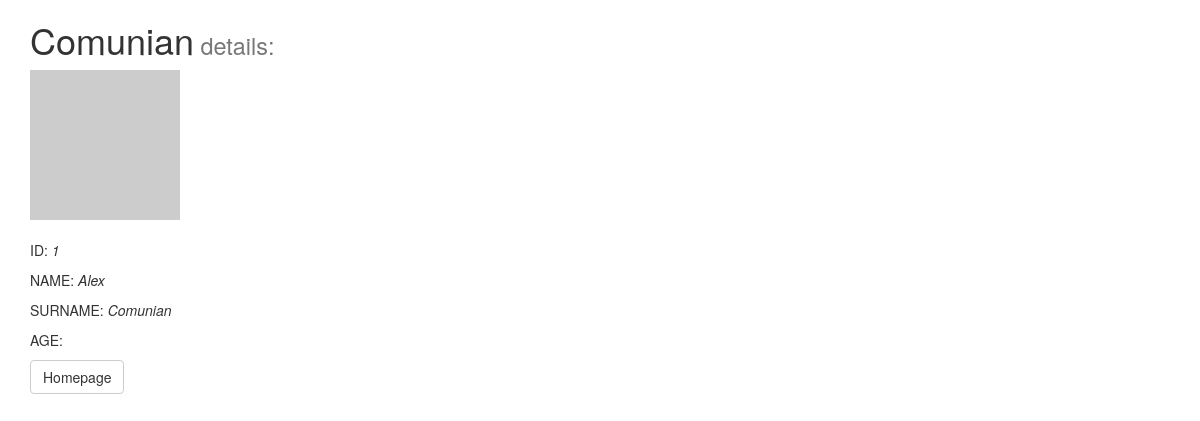
/school/teacher/1/info/, run on the app's committed database.
### bookmarks/models.py (models this page shows, shortened)
class Teacher(models.Model):
    name_teacher = models.CharField(max_length=50)
    surname_teacher = models.CharField(max_length=50)
    school_teacher = models.CharField(max_length=50)
    age_teacher = models.IntegerField()

### bookmarks/views.py (the view)
# urls.py: url(r'^teacher/(?P<teacher_id>[0-9]+)/info/$', views.teacher_info, name='teacher_info'),
def teacher_info(request, teacher_id):
    teacher = get_object_or_404(Teacher, pk=teacher_id)
    return render(request, 'bookmarks/teacher_info.html', {'teacher': teacher})

### bookmarks/templates/bookmarks/teacher_info.html (shortened to what this page needs)
<!DOCTYPE html>
<html lang="en">
<head>
    <link rel="stylesheet" href="https://maxcdn.bootstrapcdn.com/bootstrap/3.3.7/css/bootstrap.min.css"
>
</head>
<body>
<div class="container">
    <h1>{{ teacher.surname_teacher}}<small> details:</small></h1>
    <img src="https://placehold.it/150x150"><br /><br />
    <p>ID: <i>{{ teacher.id}}</i></p>
    <p>NAME: <i>{{ teacher.name_teacher}}</i></p>
    <p>SURNAME: <i>{{ teacher.surname_teacher}}</i></p>
    <p>AGE: </p>
    <a class="btn btn-default" href="/school/">Homepage</a>
</div>
</body>
</html>

### data on the page
Teacher: surname_teacher "Comunian", id "1", name_teacher "Alex"
